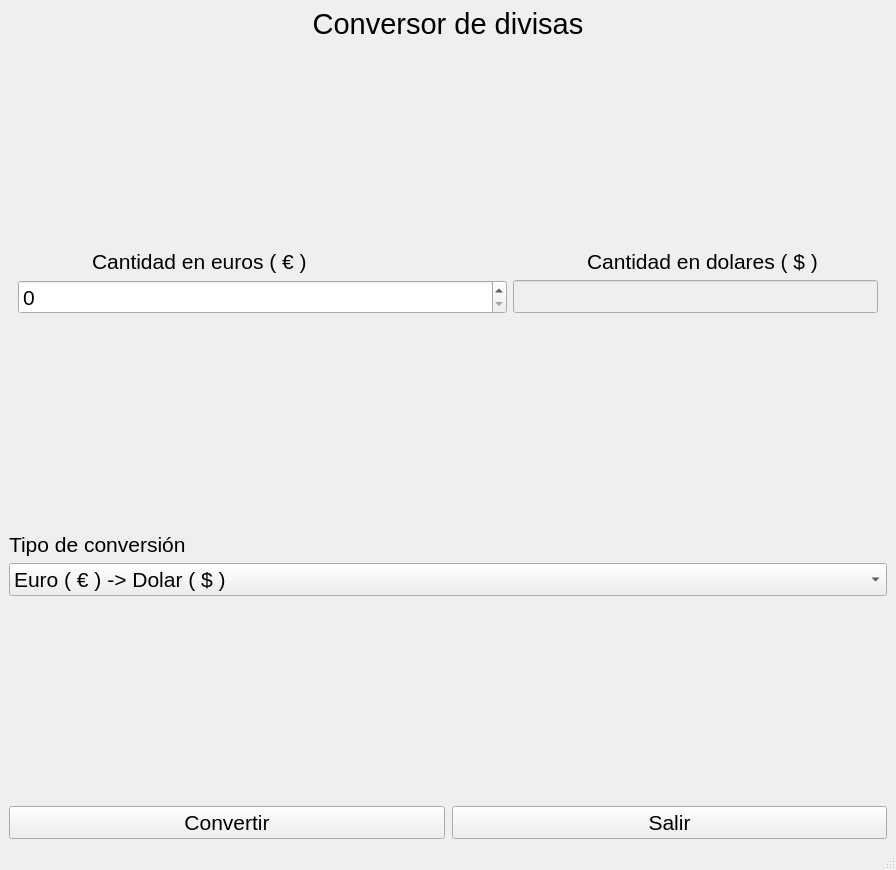
<?xml version="1.0" encoding="UTF-8"?>
<ui version="4.0">
 <class>MainWindow</class>
 <widget class="QMainWindow" name="MainWindow">
  <property name="geometry">
   <rect>
    <x>0</x>
    <y>0</y>
    <width>896</width>
    <height>870</height>
   </rect>
  </property>
  <property name="focusPolicy">
   <enum>Qt::WheelFocus</enum>
  </property>
  <property name="contextMenuPolicy">
   <enum>Qt::PreventContextMenu</enum>
  </property>
  <property name="windowTitle">
   <string>Conversor de divisas</string>
  </property>
  <widget class="QWidget" name="centralwidget">
   <layout class="QVBoxLayout" name="verticalLayout_3">
    <item>
     <widget class="QLabel" name="label">
      <property name="enabled">
       <bool>true</bool>
      </property>
      <property name="minimumSize">
       <size>
        <width>0</width>
        <height>0</height>
       </size>
      </property>
      <property name="maximumSize">
       <size>
        <width>16777215</width>
        <height>30</height>
       </size>
      </property>
      <property name="font">
       <font>
        <pointsize>22</pointsize>
       </font>
      </property>
      <property name="text">
       <string>Conversor de divisas</string>
      </property>
      <property name="alignment">
       <set>Qt::AlignCenter</set>
      </property>
     </widget>
    </item>
    <item>
     <spacer name="verticalSpacer_2">
      <property name="orientation">
       <enum>Qt::Vertical</enum>
      </property>
      <property name="sizeHint" stdset="0">
       <size>
        <width>20</width>
        <height>40</height>
       </size>
      </property>
     </spacer>
    </item>
    <item>
     <widget class="QWidget" name="gridWidget" native="true">
      <property name="maximumSize">
       <size>
        <width>16777215</width>
        <height>185</height>
       </size>
      </property>
      <layout class="QGridLayout" name="gridLayout">
       <property name="topMargin">
        <number>0</number>
       </property>
       <item row="4" column="0">
        <widget class="QSpinBox" name="cantidadIntroducida">
         <property name="font">
          <font>
           <pointsize>16</pointsize>
          </font>
         </property>
         <property name="maximum">
          <number>999999999</number>
         </property>
        </widget>
       </item>
       <item row="1" column="1">
        <layout class="QHBoxLayout" name="horizontalLayout_2">
         <item>
          <widget class="QLabel" name="logo2">
           <property name="maximumSize">
            <size>
             <width>68</width>
             <height>68</height>
            </size>
           </property>
           <property name="text">
            <string/>
           </property>
           <property name="pixmap">
            <pixmap resource="recursos.qrc">:/imagenes/eeuu.png</pixmap>
           </property>
           <property name="scaledContents">
            <bool>true</bool>
           </property>
          </widget>
         </item>
         <item>
          <widget class="QLabel" name="textoDivisa2">
           <property name="font">
            <font>
             <pointsize>16</pointsize>
            </font>
           </property>
           <property name="text">
            <string>Cantidad en dolares ( $ )</string>
           </property>
          </widget>
         </item>
        </layout>
       </item>
       <item row="1" column="0">
        <layout class="QHBoxLayout" name="horizontalLayout">
         <item>
          <widget class="QLabel" name="logo1">
           <property name="maximumSize">
            <size>
             <width>68</width>
             <height>68</height>
            </size>
           </property>
           <property name="font">
            <font>
             <pointsize>16</pointsize>
            </font>
           </property>
           <property name="text">
            <string/>
           </property>
           <property name="pixmap">
            <pixmap resource="recursos.qrc">:/imagenes/espania.png</pixmap>
           </property>
           <property name="scaledContents">
            <bool>true</bool>
           </property>
          </widget>
         </item>
         <item>
          <widget class="QLabel" name="textoDivisa1">
           <property name="maximumSize">
            <size>
             <width>16777215</width>
             <height>61</height>
            </size>
           </property>
           <property name="font">
            <font>
             <pointsize>16</pointsize>
            </font>
           </property>
           <property name="tabletTracking">
            <bool>false</bool>
           </property>
           <property name="text">
            <string>Cantidad en euros ( € )</string>
           </property>
           <property name="margin">
            <number>0</number>
           </property>
          </widget>
         </item>
        </layout>
       </item>
       <item row="4" column="1">
        <widget class="QLineEdit" name="cantidadResultado">
         <property name="enabled">
          <bool>false</bool>
         </property>
         <property name="maximumSize">
          <size>
           <width>365</width>
           <height>16777215</height>
          </size>
         </property>
         <property name="font">
          <font>
           <pointsize>16</pointsize>
          </font>
         </property>
        </widget>
       </item>
      </layout>
     </widget>
    </item>
    <item>
     <spacer name="verticalSpacer_3">
      <property name="orientation">
       <enum>Qt::Vertical</enum>
      </property>
      <property name="sizeHint" stdset="0">
       <size>
        <width>20</width>
        <height>40</height>
       </size>
      </property>
     </spacer>
    </item>
    <item>
     <widget class="QLabel" name="tipoConversion">
      <property name="maximumSize">
       <size>
        <width>16777215</width>
        <height>30</height>
       </size>
      </property>
      <property name="font">
       <font>
        <pointsize>16</pointsize>
       </font>
      </property>
      <property name="text">
       <string>Tipo de conversión</string>
      </property>
      <property name="margin">
       <number>0</number>
      </property>
     </widget>
    </item>
    <item>
     <widget class="QComboBox" name="seleccionarDivisa">
      <property name="font">
       <font>
        <pointsize>16</pointsize>
       </font>
      </property>
      <item>
       <property name="text">
        <string>Euro ( € ) -&gt; Dolar ( $ )</string>
       </property>
      </item>
      <item>
       <property name="text">
        <string>Dolar ( $ ) -&gt; Euro ( € )</string>
       </property>
      </item>
     </widget>
    </item>
    <item>
     <spacer name="verticalSpacer">
      <property name="orientation">
       <enum>Qt::Vertical</enum>
      </property>
      <property name="sizeHint" stdset="0">
       <size>
        <width>20</width>
        <height>40</height>
       </size>
      </property>
     </spacer>
    </item>
    <item>
     <layout class="QHBoxLayout" name="horizontalLayout_3">
      <property name="spacing">
       <number>7</number>
      </property>
      <property name="sizeConstraint">
       <enum>QLayout::SetDefaultConstraint</enum>
      </property>
      <property name="topMargin">
       <number>0</number>
      </property>
      <item>
       <widget class="QPushButton" name="botonConvertir">
        <property name="maximumSize">
         <size>
          <width>500</width>
          <height>40</height>
         </size>
        </property>
        <property name="font">
         <font>
          <pointsize>16</pointsize>
         </font>
        </property>
        <property name="autoFillBackground">
         <bool>false</bool>
        </property>
        <property name="text">
         <string>Convertir</string>
        </property>
        <property name="autoDefault">
         <bool>false</bool>
        </property>
        <property name="default">
         <bool>false</bool>
        </property>
       </widget>
      </item>
      <item>
       <widget class="QPushButton" name="botonSalir">
        <property name="maximumSize">
         <size>
          <width>500</width>
          <height>40</height>
         </size>
        </property>
        <property name="font">
         <font>
          <pointsize>16</pointsize>
         </font>
        </property>
        <property name="text">
         <string>Salir</string>
        </property>
       </widget>
      </item>
     </layout>
    </item>
   </layout>
  </widget>
  <widget class="QMenuBar" name="menubar">
   <property name="geometry">
    <rect>
     <x>0</x>
     <y>0</y>
     <width>896</width>
     <height>26</height>
    </rect>
   </property>
  </widget>
  <widget class="QStatusBar" name="statusbar"/>
 </widget>
 <resources>
  <include location="recursos.qrc"/>
 </resources>
 <connections/>
</ui>
